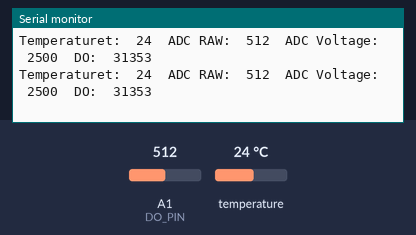
The sketch below on a simulated Arduino Uno, built with avr-gcc and run on an emulated ATmega328P. Parts: the last lines printed to the serial monitor. Inputs (shaded band) come from the test bench; at power-on: temperature 24 °C, A1 (DO_PIN) = 512.

Above: at 3.3 s.
3.4 s: temperature set to 12 °C
At 4.8 s:
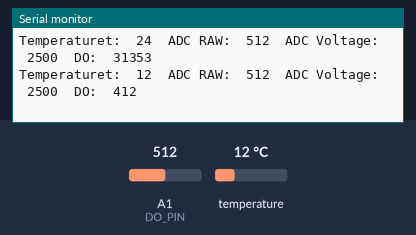
5.9 s: A1 (DO_PIN) set to 716
At 7.3 s:
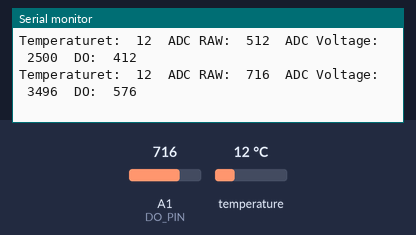
8.4 s: temperature set to 19 °C
At 9.9 s:
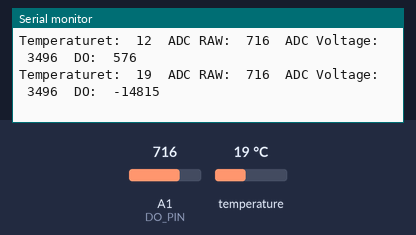
10.9 s: A1 (DO_PIN) set to 900
At 12.5 s:
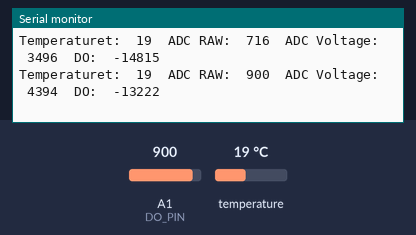
Timing chart, 0 to 14.0 s (numbered marks = the images above; inputs shaded):
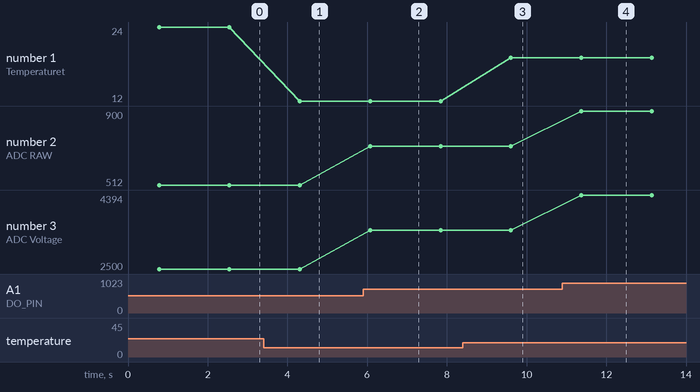

Measured:
- after the input at 3.4 s, the serial monitor: prints a new line after 0.91 s (image 1)
- after the input at 5.9 s, the serial monitor: prints a new line after 0.18 s (image 2)
- after the input at 8.4 s, the serial monitor: prints a new line after 1.2 s (image 3)
- after the input at 10.9 s, the serial monitor: prints a new line after 0.47 s (image 4)
- plotted number 1: 24 → 12 after the input at 3.4 s, 12 → 19 after the input at 8.4 s
- plotted number 2: 512 → 716 after the input at 5.9 s, 716 → 900 after the input at 10.9 s
- plotted number 3: 2500 → 3496 after the input at 5.9 s, 3496 → 4394 after the input at 10.9 s

The sketch:

DOandTempSensor.ino
```cpp
#include <Arduino.h>
#include <OneWire.h>
#include <DallasTemperature.h>

#define DO_PIN A1   // 溶氧感測器Pin
#define DQ_Pin 2    // 溫度感測器Pin

#define VREF 5000    // 參考電壓Vref
#define ADC_RES 1024 // 定義ADC分辨率
#define TWO_POINT_CALIBRATION 0 // 是否使用兩點校正

// 單點校正
#define CAL1_V (322) // 單位為mv
#define CAL1_T (27)   // 單位℃
// 雙點校正，CAL1是高温校準點，CAL2是低温校準點
#define CAL2_V (1300) // 單位為mv
#define CAL2_T (15)   // 單位℃

OneWire oneWire(DQ_Pin);
DallasTemperature sensors(&oneWire);

const uint16_t DO_Table[41] = {
  14460, 14220, 13820, 13440, 13090, 12740, 12420, 12110, 11810, 11530,
  11260, 11010, 10770, 10530, 10300, 10080, 9860, 9660, 9460, 9270,
  9080, 8900, 8730, 8570, 8410, 8250, 8110, 7960, 7820, 7690,
  7560, 7430, 7300, 7180, 7070, 6950, 6840, 6730, 6630, 6530, 6410
};

uint8_t Temperaturet;
uint16_t ADC_Raw;
uint16_t ADC_Voltage;
uint16_t DO;

int16_t readDO(uint32_t voltage_mv, uint8_t temperature_c)
{
#if TWO_POINT_CALIBRATION == 0
  uint16_t V_saturation = (uint32_t)CAL1_V + (uint32_t)35 * temperature_c - (uint32_t)CAL1_T * 35;
  return (voltage_mv * DO_Table[temperature_c] / V_saturation);
#else
  uint16_t V_saturation = (int16_t)((int8_t)temperature_c - CAL2_T) * ((uint16_t)CAL1_V - CAL2_V) / ((uint8_t)CAL1_T - CAL2_T) + CAL2_V;
  return (voltage_mv * DO_Table[temperature_c] / V_saturation);
#endif
}

void setup()
{
  Serial.begin(115200);
  sensors.begin();
}

void loop()
{
  sensors.requestTemperatures();

  Temperaturet = (uint8_t)sensors.getTempCByIndex(0);
  ADC_Raw = analogRead(DO_PIN);
  ADC_Voltage = uint32_t(VREF) * ADC_Raw / ADC_RES;

  Serial.print("Temperaturet:\t" + String(Temperaturet) + "\t");
  Serial.print("ADC RAW:\t" + String(ADC_Raw) + "\t");
  Serial.print("ADC Voltage:\t" + String(ADC_Voltage) + "\t");
  Serial.println("DO:\t" + String(readDO(ADC_Voltage, Temperaturet)) + "\t");

  delay(1000);
}
```
